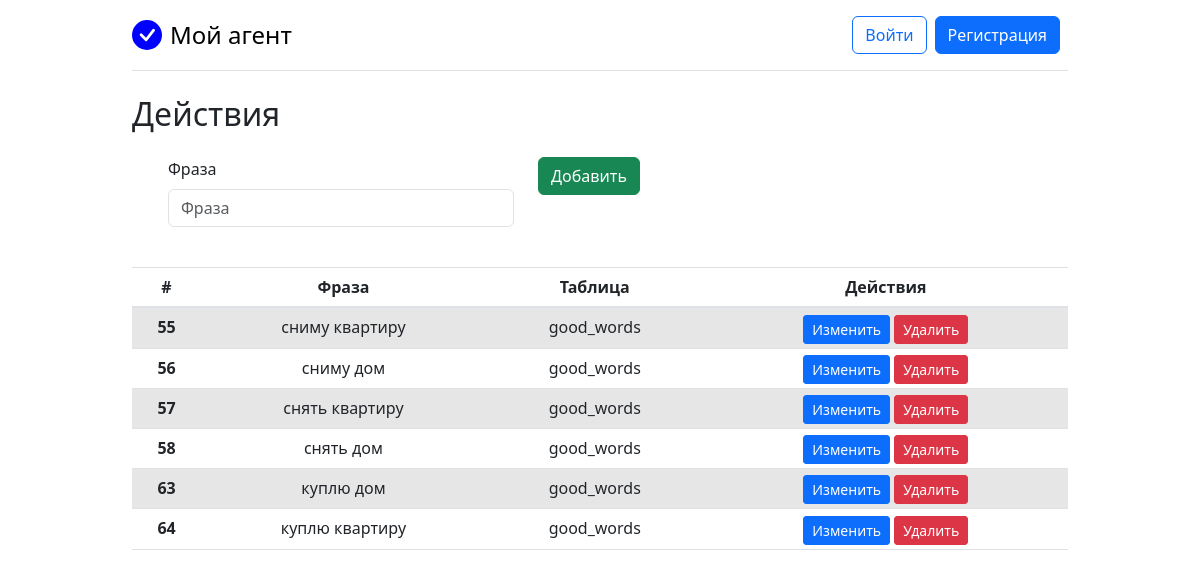
The app's page /tables/phrases/29/ with its own data.
### web_app/tables/models.py (models this page shows, shortened)
class Phrase(models.Model):
    phrase = models.CharField(
        max_length=100,
        unique=True,
        verbose_name='Фраза')
    table = models.ForeignKey(
        Table,
        on_delete=models.CASCADE,
        related_name='tab_phrases')
    class Meta:
        verbose_name = 'Фраза'
        verbose_name_plural = 'Фразы'

class Table(models.Model):
    name = models.CharField(
        max_length=40,
        verbose_name='Название')
    description = models.TextField(
        max_length=75,
        verbose_name='Описание',
        blank=True)
    class Meta:
        verbose_name = 'Таблица'
        verbose_name_plural = 'Таблицы'
    def __str__(self):
        return self.name

### web_app/tables/views.py (the view)
# urls.py: path('phrases/<int:table_id>/', views.phrases_view, name='phrases_view'),
def phrases_view(request, table_id):
    phrases = Phrase.objects.filter(table=table_id)
    if request.method == 'POST':
        form = PhraseForm(request.POST)
        if form.is_valid():
            phrase = form.save(commit=False)
            phrase.table_id = table_id
            phrase.save()
            return redirect(reverse('phrases_view', args=[table_id]))
    else:
        form = PhraseForm()
    context = {'phrases': phrases, 'form': form, 'title': 'Фразы'}
    return render(request, 'tab/phrases.html', context)

### web_app/tables/forms.py
class PhraseForm(forms.ModelForm):
    class Meta:
        model = Phrase
        fields = ['phrase',]

### web_app/templates/tab/phrases.html (shortened to what this page needs)
{% extends 'base.html' %}
{% load bootstrap4 %}
{% block content %}
  <h2>Действия</h2>
  <div class="row m-4">
    <div class="col-md-5">
      <form method="POST">
          {% bootstrap_field form.phrase layout='horizontal' placeholder='' %}
    </div>
    <div class="col-md-2">
        <button type="submit" class="btn btn-success">Добавить</button>
    </div>
  </div>
  <table class="table table-striped text-center">
    <thead>
      <tr>
        <th>#</th>
        <th>Фраза</th>
        <th>Таблица</th>
        <th>Действия</th>
      </tr>
     </thead>
     <tbody>
      {% for phrase in phrases %}
        <tr>
          <th>{{ phrase.pk }}</th>
          <td>{{ phrase.phrase }}</td>
          <td>{{ phrase.table }}</td>
          <td>
            <a href="{% url 'upd_phrase' phrase.id %}" class="btn btn-primary btn-sm d-inline">Изменить</a>
            <a href="{% url 'del_phrase' phrase.id %}" class="btn btn-danger btn-sm d-inline">Удалить</a>
          </td>
        </tr>
      {% endfor %}
     </tbody>
  </table>
{% endblock %}

### static/pricing.css (style rules this page uses)
body { background-image: linear-gradient(180deg, var(--bs-body-secondary-bg), var(--bs-body-bg) 100px, var(--bs-body-bg)); }

### records on screen
Phrase: pk "55", phrase "сниму квартиру", table "good_words"
Phrase: pk "56", phrase "сниму дом", table "good_words"
Phrase: pk "57", phrase "снять квартиру", table "good_words"
Phrase: pk "58", phrase "снять дом", table "good_words"
Phrase: pk "63", phrase "куплю дом", table "good_words"
Phrase: pk "64", phrase "куплю квартиру", table "good_words"
